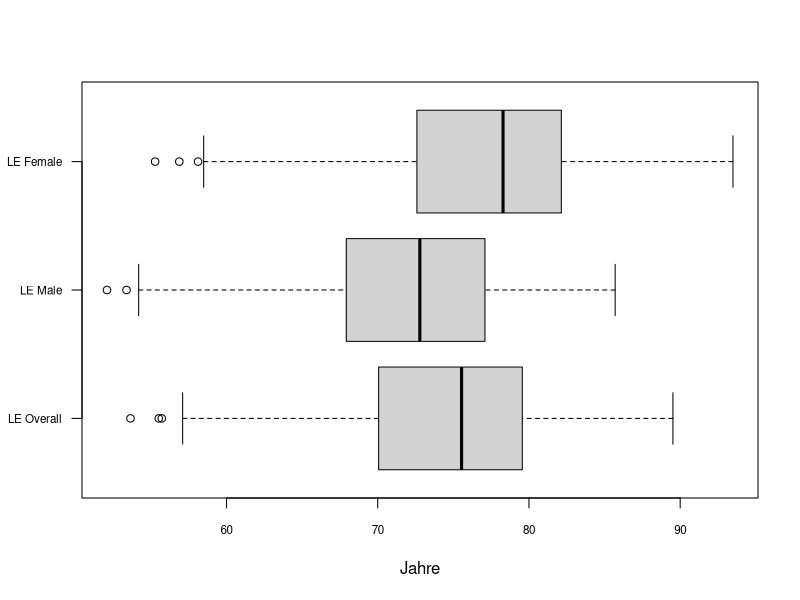
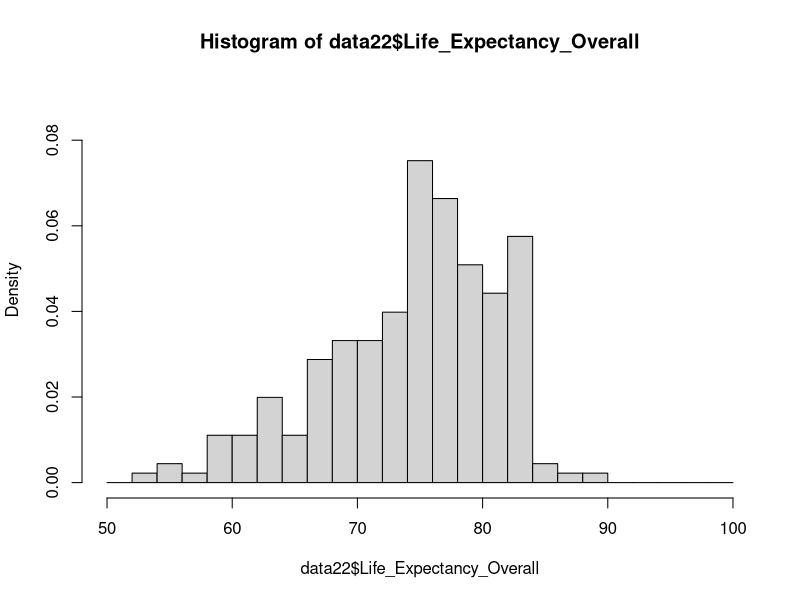
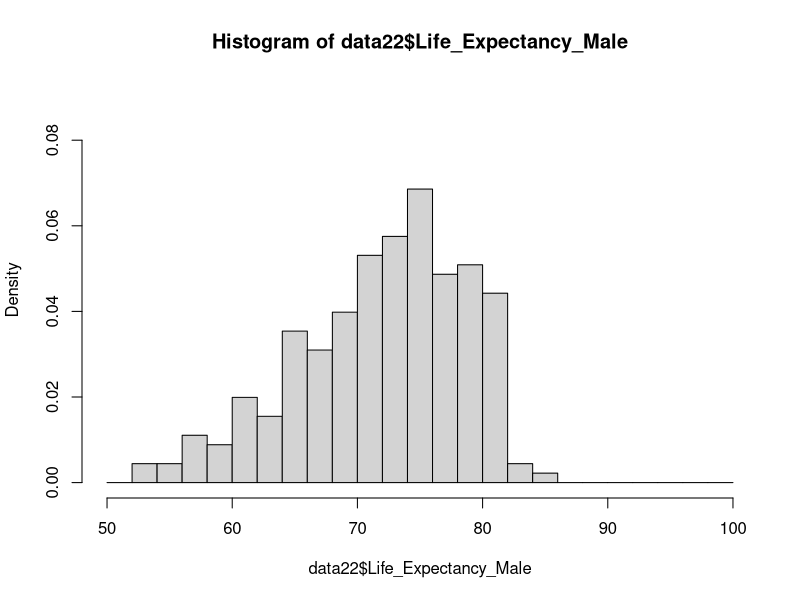
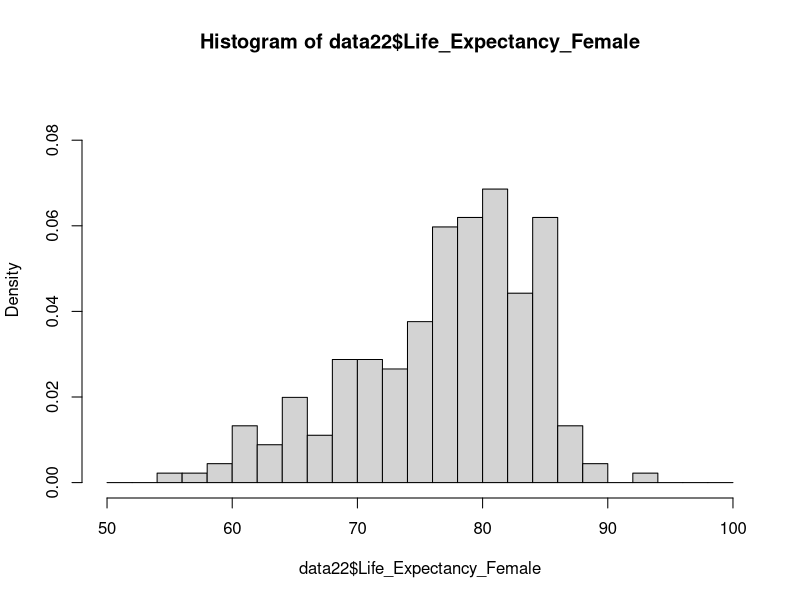
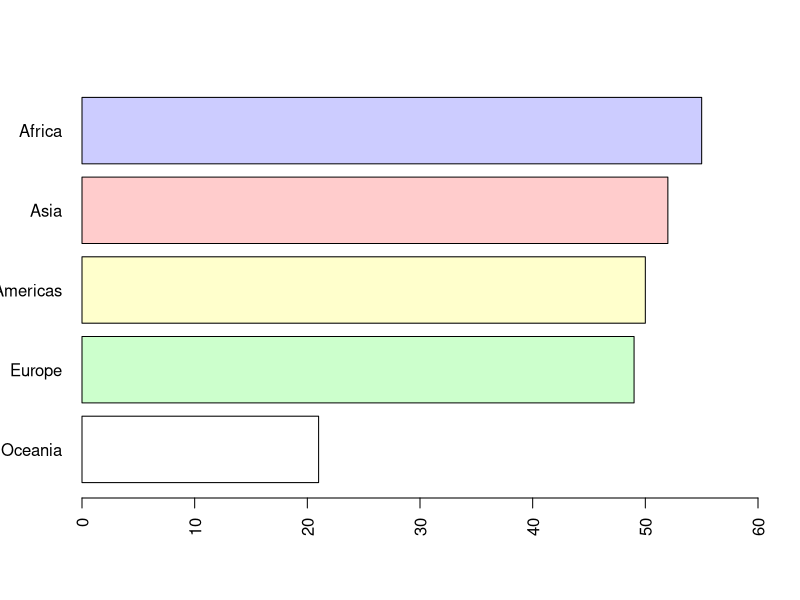
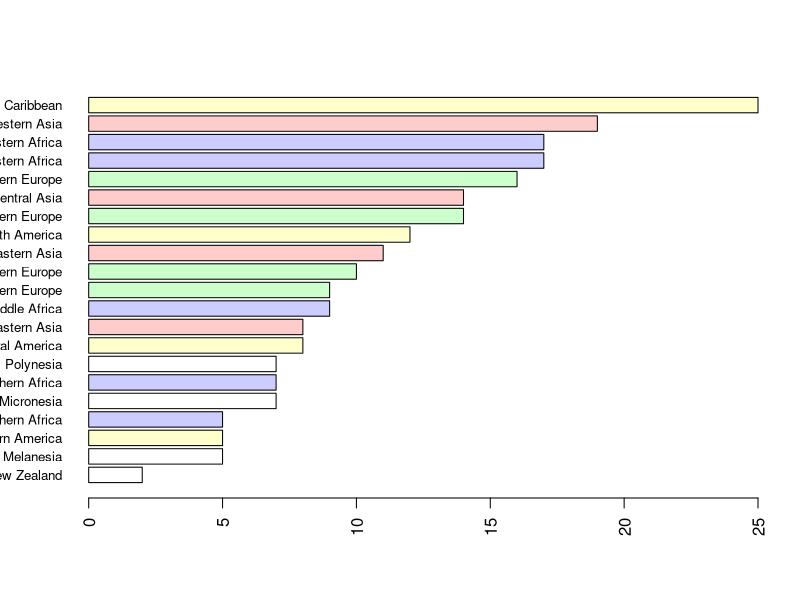
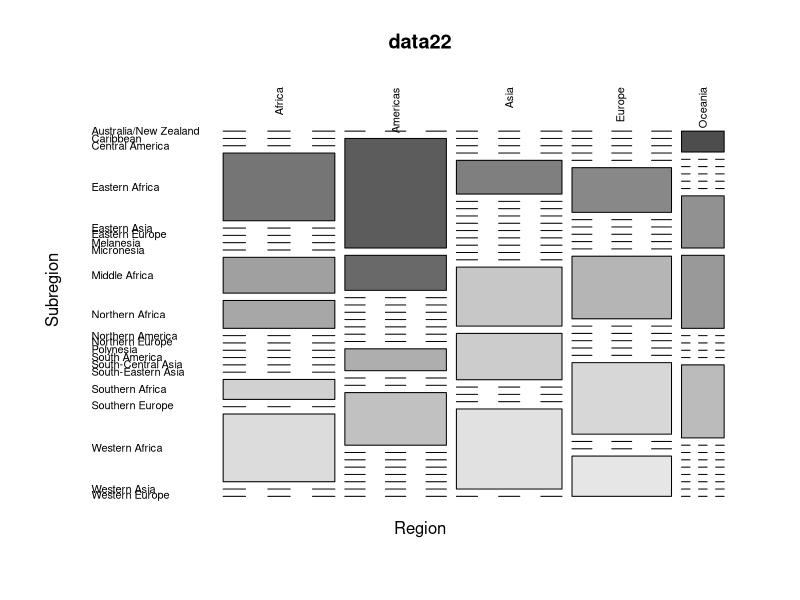
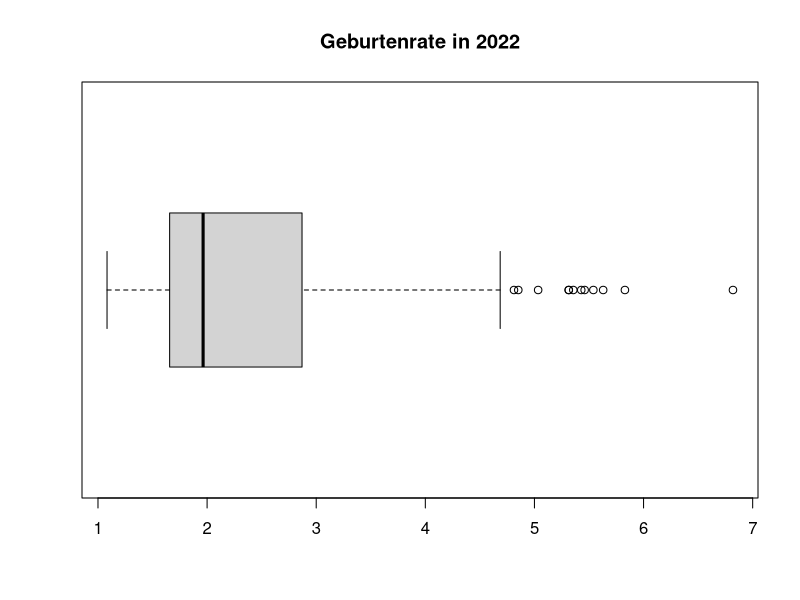

Generate these figures, in order, with R:
# setwd("C:/Users/lisah/Documents/GitHub/fallstudien/Projekt 1")
data = read.csv("census_2022_2002.csv")
data22 = data[data$Year == 2022,]
data02 = data[data$Year == 2002,]
apply(data22, 2, unique)
library(scales)

# TODO big: Datensaetze cleanen, also NA entfernen, vorallem f?r 4
  # auch wichtig um korrekte Stichprobengroesse angeben zu koennen etc
# 1 - Haeufigkeitsverteilung
# Box-Plots der drei Lebenserwartung-Kennzahlen von 2022
boxplot(data22$Life_Expectancy_Overall, data22$Life_Expectancy_Male, data22$Life_Expectancy_Female, 
        names = c("LE Overall","LE Male","LE Female"), las = 1, cex.axis = 0.7,
        xlab = "Jahre", horizontal = T)

# Histogramm fuer die Lebenserwartungen 2022 einzeln
hist(data22$Life_Expectancy_Overall, breaks = seq(50,100,2), freq = F, xlim = c(50,100), ylim = c(0,0.09))
hist(data22$Life_Expectancy_Male, breaks = seq(50,100,2), freq = F, xlim = c(50,100), ylim = c(0,0.09))
hist(data22$Life_Expectancy_Female, breaks = seq(50,100,2), freq = F, xlim = c(50,100), ylim = c(0,0.09))

# maybe male female in einem hist

# Barplot der Regionen und Subregionen, absteigend sortiert
# dient dem Ueberblick ueber die Region-Einteilungen

# Idee: Farbschema erstellen, dass den Regionen Farben zuordnet und den Subregionen die Farbe ihrer Region
region_cols = alpha(c("Asia" = "red", "Europe" = "green", "Africa" = "blue", "Oceania" = NA, "Americas" = "yellow"),0.2)

RegionTable = sort(table(data22$Region), decreasing = F)
barplot(RegionTable, col = region_cols[names(RegionTable)], xlim = c(0,60), horiz = T, las = 2)

SubregionTable = sort(table(data22$Subregion), decreasing = F)
barplot(SubregionTable, col = region_cols[data22$Region[match(names(SubregionTable), data22$Subregion)]],
        las = 2, cex.names = 0.8, horiz = T)
  # col-Explanation: nimmt die Namen der Tables und ordnet sie den entsprechenden Regionen zu.
    # bei den Subregions wird anhand des DataFrames erst zugeordnet, welche Subregion welcher Region entspricht
# TODO: nur innerhalb den Regionen sortieren, nicht komplett

mosaicplot(~ Region + Subregion, data = data22, color = TRUE, las = 2)

# Geburtenrate
boxplot(data22$Total_Fertility_Rate, horizontal = T, main = "Geburtenrate in 2022")
hist(data22$Total_Fertility_Rate, breaks = 21, freq = F)

# 4 - Jahresvergleich

# prozentuale Veraenderung der Lebenserwartung in Abh. von der Geburtenrate in 2002
Life_Expectancy_Change = (data22$Life_Expectancy_Overall - data02$Life_Expectancy_Overall) / data02$Life_Expectancy_Overall
plot(data02$Total_Fertility_Rate, Life_Expectancy_Change)
plot(data02$Total_Fertility_Rate, data22$Life_Expectancy_Overall - data02$Life_Expectancy_Overall)

histcols = alpha(c("red","red",rep("green",22)),0.1)
hist(Life_Expectancy_Change, xlim = c(-0.1,0.5), breaks = 20, col = histcols)

# Lebenserwartung vorher vs nachher, unterteilt in Regionen
region_symb = c("Asia" = 16, "Europe" = 17, "Africa" = 18, "Oceania" = 20, "Americas" = 19)
plot(data02$Life_Expectancy_Overall,data22$Life_Expectancy_Overall,
     pch = region_symb[data02$Region], col = region_cols[data02$Region],
     xlim = c(40,90), ylim = c(40,90))
points(40:90, 40:90, type = "l", col = grey(0,0.3) )
legend("topleft", legend = c("Asia","Europe","Africa","Oceania","Americas"),
       pch = c(16,17,18,20,19), col = region_cols, cex = 0.5)
# alles ueber linie ist gestiegen, alles drunter gesunken. 
# man sieht wenig gesunken (auch siehe hist oben)
  # gar kein PLan ob das irgnen interpretativen Mehrwert hat

plot(data22$Total_Fertility_Rate,data22$Life_Expectancy_Overall)
plot(data02$Life_Expectancy_Overall,Life_Expectancy_Change, col = region_cols[data02$Region])

######################
tapply(data22$Life_Expectancy_Overall,data22$Region,mean, na.rm = T)

barplot( sort(
  tapply(data22$Life_Expectancy_Overall,data22$Subregion,median, na.rm = T)
), las = 2, cex.names = 0.4
)

min(data22$Life_Expectancy_Male, na.rm = T)

barplot(sort(table(data22$Region), decreasing = T))
barplot(sort(table(data22$Subregion), decreasing = T))
sum(table(data22$Subregion))
sum(table(data22$Region))

min(data02$Life_Expectancy_Overall, na.rm = T)
